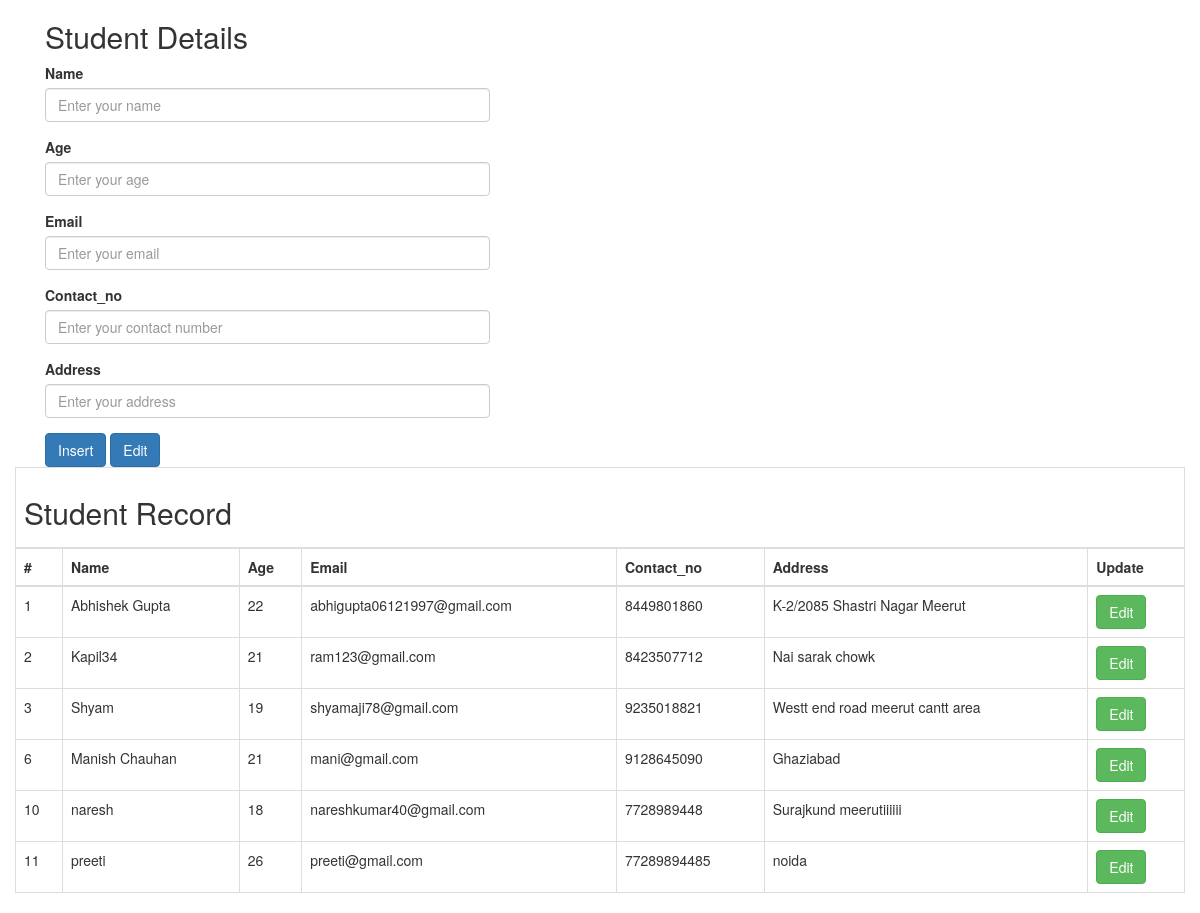
The page / on the database its author committed.
### tables this page shows
CREATE TABLE IF NOT EXISTS `users` (
  `id` int(11) NOT NULL AUTO_INCREMENT,
  `name` varchar(20) NOT NULL,
  `age` int(3) NOT NULL,
  `email` varchar(50) NOT NULL,
  `contact_no` varchar(225) NOT NULL,
  `address` varchar(50) NOT NULL,
  PRIMARY KEY (`id`)
);

### index.php (the view, shortened to what this page needs)
<?php
include("config.php");
?>
<!DOCTYPE html>
<html lang="en">
<head>
    <link rel="stylesheet" href="https://maxcdn.bootstrapcdn.com/bootstrap/3.3.7/css/bootstrap.css">
</head>
<body>
<div class="container">
<div class="col-lg-5">
    <h2>Student Details</h2>
    <form action="" name="form1" method="post" onsubmit="return valcheck()">
       <div class="form-group">
         <label for="Name">Name</label>
         <input type="text" name="name" id="Name" class="form-control" placeholder="Enter your name">
        </div>
        <div class="form-group">
        <label for="Age">Age</label>
        <input type="text" name="age" id="Age" class="form-control" placeholder="Enter your age">
        </div>
        <div class="form-group">
        <label for="Email">Email</label>
        <input type="text" name="email" id="Email" class="form-control" placeholder="Enter your email">
        </div>
        <div class="form-group">
        <label for="Contact_no">Contact_no</label>
        <input type="text" name="contact_no" id="Contact" class="form-control" placeholder="Enter your contact number">
        </div>
        <div class="form-group">
        <label for="Address">Address</label>
        <input type="text" name="address" id="Address" class="form-control" placeholder="Enter your address">
        </div>
        <button type="submit" class="btn btn-primary" name="insert">Insert</button>
        <button type="submit" class="btn btn-primary" name="update">Edit</button>
    </form>
</div>
</div>
<div class="col-lg-12">
<table class="table table-bordered">
    <thead>
    <tr>
            <th colspan="7"><h2>Student Record</h2></th>
         </tr>
         <t>
         <th>#</th>
            <th>Name</th>
            <th>Age</th>
            <th>Email</th>
            <th>Contact_no</th>
            <th>Address</th>
            <th>Update</th>
         </t>
     </thead>
     <tbody>
       <?php
           $query="select * from users";
           $result=mysqli_query($con,$query);
           while($rows=mysqli_fetch_assoc($result))
        {
    ?>
           <tr>
               <td><?php echo $rows['id']; ?></td>
               <td><?php echo $rows['name']; ?></td>
               <td><?php echo $rows['age']; ?></td>
               <td><?php echo $rows['email']; ?></td>
               <td><?php echo $rows['contact_no']; ?></td>
               <td><?php echo $rows['address']; ?></td>
               <td><a href="Dataedit.php?id=<?php echo $rows['id']; ?>" type="submit" class="btn btn-success">Edit</a></td>
           </tr>
    <?php
        }
    ?>
    </tbody>
  </table>
</div>
</body>
</html>

### rows shown on the page
users: id "1", name "Abhishek Gupta", age "22", email "abhigupta06121997@gmail.com", contact_no "8449801860", address "K-2/2085 Shastri Nagar Meerut"
users: id "2", name "Kapil34", age "21", email "ram123@gmail.com", contact_no "8423507712", address "Nai sarak chowk"
users: id "3", name "Shyam", age "19", email "shyamaji78@gmail.com", contact_no "9235018821", address "Westt end road meerut cantt area"
users: id "6", name "Manish Chauhan", age "21", email "mani@gmail.com", contact_no "9128645090", address "Ghaziabad"
users: id "10", name "naresh", age "18", email "nareshkumar40@gmail.com", contact_no "7728989448", address "Surajkund meerutiiiiii"
users: id "11", name "preeti", age "26", email "preeti@gmail.com", contact_no "77289894485", address "noida"
